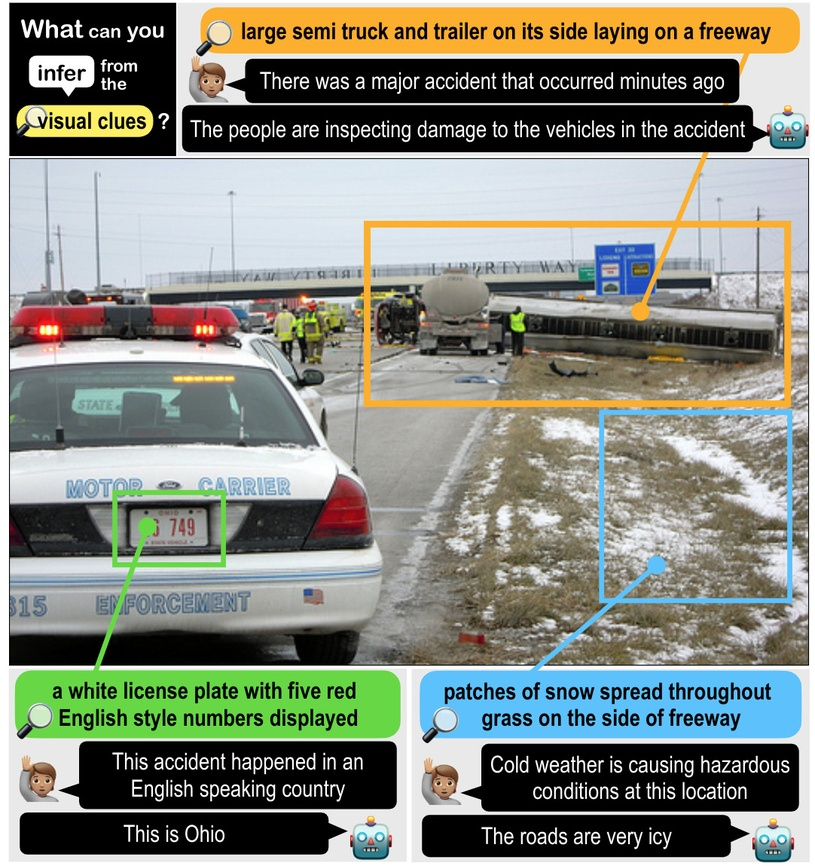
#> input picture images/input_image.jpg, 815 x 866 px, shrunk from 1082 x 1149 before the run
$ python watermark_2.py   (older library calls are emulated)
#> lines starting #> are read from the running program, lines starting #| are printed output that depends on the picture
from PIL import Image, ImageDraw, ImageFont, ImageOps
import math

def add_repeated_text_watermark(input_image_path, output_image_path, text, font_path, font_size, angle, word_gap, repeat_interval):
    # Load the input image
#> called with input_image_path = 'input_image.jpg', output_image_path = 'output_image.jpg', text = 'Your Watermark TextYour Watermark Text', font_size = 45, angle = 45, word_gap = 5, repeat_interval = 10
    image = Image.open(input_image_path)
#> image is the input picture: PIL image 815x866 RGB; mean R, G, B 134.1, 138.3, 127.8

    # Create a drawing context
    draw = ImageDraw.Draw(image)

    # Load the font
    font = ImageFont.truetype(font_path, font_size)

    # Calculate the size of the watermark text
    watermark_width, watermark_height = draw.textsize(text, font=font)
#> watermark_width = 928; watermark_height = 42

    # Calculate the number of times to repeat the watermark in both directions
    image_width, image_height = image.size
#> image_width = 815; image_height = 866
    num_repeats_x = image_width // (watermark_width + word_gap) + 1
#> num_repeats_x = 1
    num_repeats_y = image_height // (watermark_height + word_gap) + 1
#> num_repeats_y = 19

    # Create a rotated version of the watermark text
    rotated_watermark = Image.new("RGBA", (watermark_width, watermark_height), (255, 255, 255, 0))
    draw_rotated = ImageDraw.Draw(rotated_watermark)
    draw_rotated.text((0, 0), text, fill=(255, 255, 255), font=font)

    # Calculate the bounding box of the rotated watermark
    rotated_bbox = rotated_watermark.getbbox()
#> rotated_bbox = (0, 8, 927, 42)

    # Calculate the rotated watermark's offset to keep it centered
    watermark_offset_x = (watermark_width - rotated_bbox[2]) // 2
#> watermark_offset_x = 0
    watermark_offset_y = (watermark_height - rotated_bbox[3]) // 2
#> watermark_offset_y = 0

    # Calculate the maximum dimension to accommodate the rotated watermark
    max_dimension = int(math.sqrt((rotated_bbox[2] - rotated_bbox[0])**2 + (rotated_bbox[3] - rotated_bbox[1])**2))
#> max_dimension = 927

    # Create a larger canvas for the rotated watermark
    rotated_watermark_canvas = Image.new("RGBA", (max_dimension, max_dimension), (255, 255, 255, 0))
    rotated_watermark_canvas.paste(rotated_watermark, (watermark_offset_x, watermark_offset_y))

    # Rotate the watermark and paste it on the original image
    for i in range(num_repeats_x):
        for j in range(num_repeats_y):
            x_position = i * (watermark_width + word_gap)
            y_position = j * (watermark_height + word_gap)
            rotated_image = rotated_watermark_canvas.rotate(angle, expand=True)
            image.paste(rotated_image, (x_position, y_position), rotated_image)
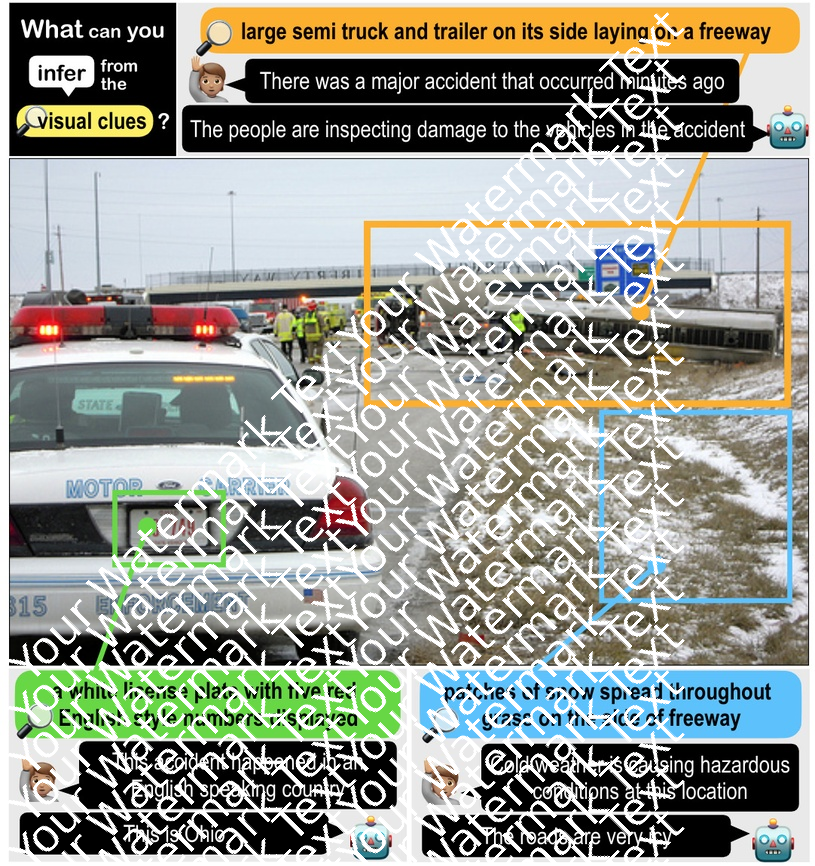
#> image: PIL image 815x866 RGB; mean R, G, B 152, 154.8, 145.8

    # Save the output image
    image.save(output_image_path)


if __name__ == "__main__":
    input_image_path = "input_image.jpg"  # Replace with the path to your input image
    output_image_path = "output_image.jpg"  # Replace with the desired path for the output image
    text = "Your Watermark Text" * 2 # Replace with the desired watermark text
    font_path = "/usr/share/fonts/truetype/dejavu/DejaVuSans.ttf"  # Replace with the path to your font file (.ttf or .otf)
    font_size = 45  # Replace with the desired font size
    angle = 45  # Replace with the desired rotation angle for the watermark (in degrees)
    word_gap = 5  # Replace with the desired gap between words in the watermark
    repeat_interval = 10  # Replace with the desired interval between repeated watermarks

    add_repeated_text_watermark(input_image_path, output_image_path, text, font_path, font_size, angle, word_gap, repeat_interval)
